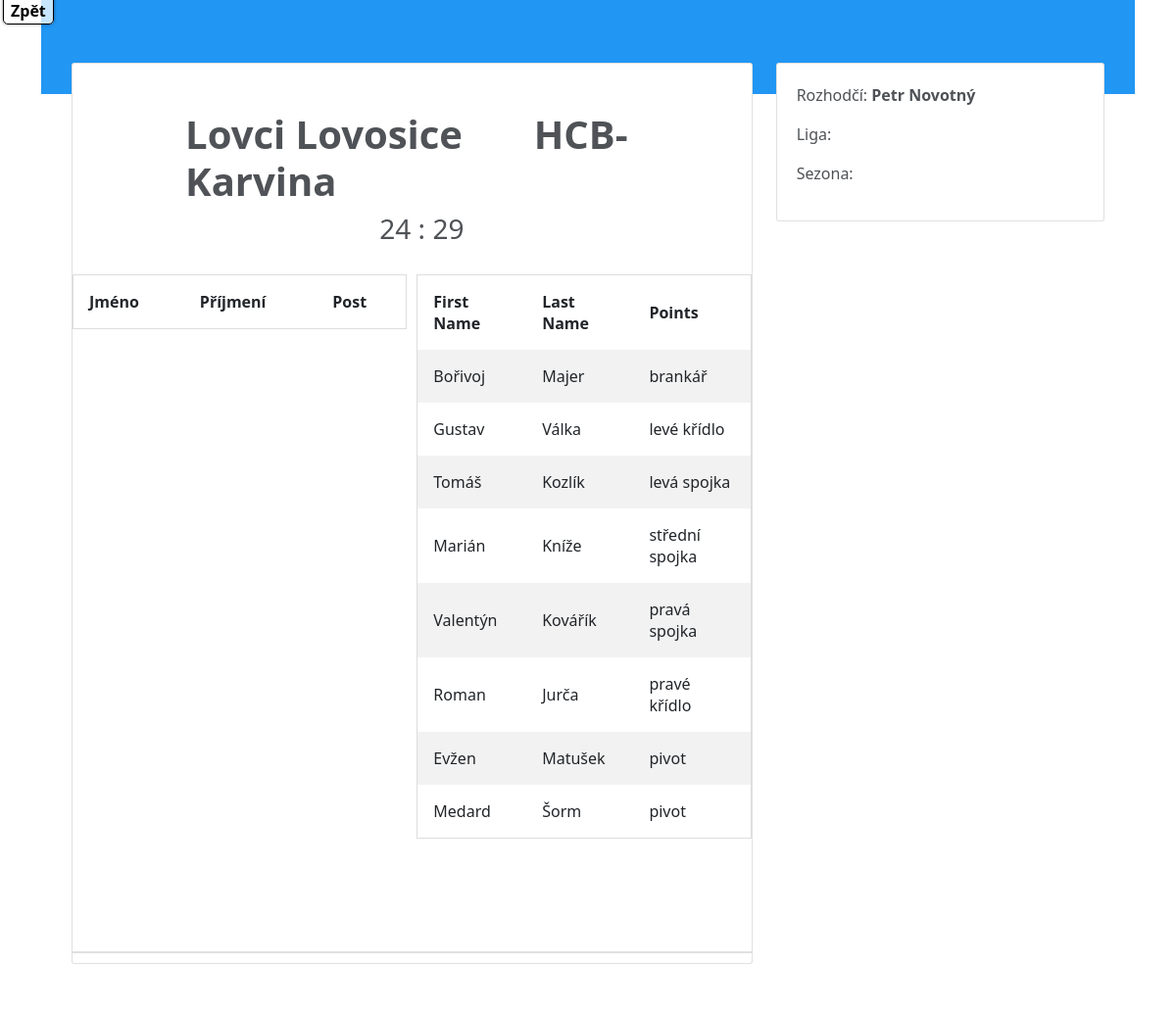
The app's page /zapasydetail/4 with its own data.
### HazenaIS/models.py (models this page shows, shortened)
class Zapasy(models.Model):
    domaci_skore = models.IntegerField()
    hoste_Skore = models.IntegerField()
    datum_cas = models.DateTimeField()
    rozhodci = models.ForeignKey('Rozhodci', on_delete=models.RESTRICT)
    domaci = models.ForeignKey('Klub', on_delete=models.RESTRICT, related_name='domaci_ID')
    hoste = models.ForeignKey('Klub', on_delete=models.RESTRICT, related_name='hoste_ID')

class Klub(models.Model):
    nazev_klubu = models.CharField(max_length=50)
    prezident_klubu = models.CharField(max_length=50)
    email = models.CharField(max_length=50)
    adresa = models.CharField(max_length=50)
    def __str__(self):
        return self.nazev_klubu

class Kariera(models.Model):
    datum_vstupu = models.DateTimeField()
    aktivni = models.BooleanField()
    hrac = models.ForeignKey('Hrac', on_delete=models.RESTRICT)
    klub = models.ForeignKey('Klub', on_delete=models.RESTRICT)
    sezona = models.ForeignKey('Sezona', on_delete=models.RESTRICT)

class Hrac(models.Model):
    jmeno = models.CharField(max_length=50)
    prijmeni = models.CharField(max_length=50)
    rodne_cislo = models.CharField(max_length=25)
    nazev_postu = models.CharField(max_length=25)
    aktivni = models.BooleanField()

class Rozhodci(models.Model):
    jmeno = models.CharField(max_length=50)
    prijmeni = models.CharField(max_length=50)
    rodne_cislo = models.CharField(max_length=25)
    telefon = models.CharField(max_length=25)

### HazenaIS/views.py (the view)
# urls.py: path('zapasydetail/<int:zapasy_id>',HazenaIS.views.zapasydetail, name='zapasydetail'),
def zapasydetail(request, zapasy_id):
    zdetail = Zapasy.objects.get(id = zapasy_id)
    domacihraci = Kariera.objects.filter(klub=zdetail.domaci)
    hostehraci = Kariera.objects.filter(klub=zdetail.hoste)
    sezon = Kariera.objects.filter(klub=zdetail.domaci).first()
    return render(request, 'zapasy_detail.html', {'zapasydetail':zdetail, 'domaci':domacihraci, 'hoste':hostehraci, 'sezona':sezon})

### templates/zapasy_detail.html (shortened to what this page needs)
{% load static %}
<html lang="en">
    <head>
        <link href="https://cdn.jsdelivr.net/npm/bootstrap@5.0.0-beta3/dist/css/bootstrap.min.css" rel="stylesheet">
        <link href="https://maxcdn.bootstrapcdn.com/font-awesome/4.7.0/css/font-awesome.min.css" rel="stylesheet" />
        <link rel="stylesheet" type="text/css" href="{% static 'css/zapasy_detail.css' %}"/>
    </head>
    <nav class="fixed-menu">
        <ul>
          <li><a href="{% url 'zapasy' %}">Zpět</a></li>
        </ul>
      </nav>
    <section class="container ng-scope ng-fadeInLeftShort" style="">
    <div class="ng-fadeInLeftShort ng-scope" style="">
    <div class="container-overlap bg-blue-500 ng-scope">
    </div>
    <div class="container-fluid ng-scope">
      <div class="row">
        <div class="col-md-7 col-lg-8">
          <form class="card ng-pristine ng-valid">
            <h5 class="card-heading pb0">
            </h5>
            <div class="card-body">
                <h1 style="margin-left: 15%"><b>{{zapasydetail.domaci}} </b> &nbsp;&nbsp;&nbsp;&nbsp;&nbsp; <b>{{zapasydetail.hoste}}</b></h1>
                 <h3 style="margin-left: 45%;">{{zapasydetail.domaci_skore}} : {{zapasydetail.hoste_Skore}}</h3>
            </div>
            <div class="card-offset">
                <div class="row">
                    <div class="column">
                      <table>
                        <tr>
                          <th>Jméno</th>
                          <th>Příjmení</th>
                          <th>Post</th>
                        </tr>
                      </table>
                    </div>
                    <div class="column">
                      <table>
                        <tr>
                          <th>First Name</th>
                          <th>Last Name</th>
                          <th>Points</th>
                        </tr>
                        {% for h2 in hoste %}
                        <tr>
                          <td>{{h2.hrac.jmeno}}</td>
                          <td>{{h2.hrac.prijmeni}}</td>
                          <td>{{h2.hrac.nazev_postu}}</td>
                        </tr>
                        {% endfor %}
                      </table>
                    </div>
                  </div>
            </div>
            <h5 class="card-heading pb0"></h5>
            <div class="card-body">
            </div>
            <div class="card-divider"></div>
          </form>
        </div>
        <div class="col-md-5 col-lg-4">
          <div class="card">
               <div class="card-inside">
                   <p>Rozhodčí: <b>{{zapasydetail.rozhodci.jmeno}} {{zapasydetail.rozhodci.prijmeni}}</b></p>
                   <p>Liga: <b>{{sezona.sezona.nazev_ligy}}</b></p>
                   <p>Sezona: <b>{{sezona.sezona.nazev_sezony}}</b></p>
               </div>
          </div>
        </div>
      </div>
    </div></div></section>
    </html>

### static/css/zapasy_detail.css (style rules this page uses)
.bg-blue-500 { background-color: #2196f3; }
.container-overlap { position: relative; padding: 32px 16px 64px; }
.card .card-divider { display: block; margin-top: 10px; margin-bottom: 10px; border: 1px solid rgba(0,0,0,.12); }
.container-fluid, .container-lg, .container-md, .container-sm, .container-xs { padding: 8px; width: auto }
@media only screen and (min-width:480px) { .container-fluid, .container-lg, .container-md, .container-sm, .container-xs { padding: 16px } }
@media only screen and (min-width:992px) { .container-fluid, .container-lg, .container-md, .container-sm, .container-xs { padding: 24px } }
.container-overlap { position: relative; padding: 32px 16px 64px }
.container-overlap+.container-fluid, .container-overlap+.container-lg, .container-overlap+.container-md, .container-overlap+.container-sm, .container-overlap+.container-xs { padding-top: 0; margin-top: -32px }
.card { position: relative; border-radius: 3px; background-color: #fff; color: #4F5256; border: 1px solid rgba(0, 0, 0, .12); margin-bottom: 8px }
@media only screen and (min-width:480px) { .card { margin-bottom: 16px } }
@media only screen and (min-width:992px) { .card { margin-bottom: 24px } }
.card .card-heading { padding: 16px; margin: 0 }
.card .card-body { position: relative; padding: 16px }
.btn-label:after, .c-radio span:before, .container-overlap:before, .note-area.note-area-margin:after, .switch span:after { content: "" }
.card .card-offset { position: relative; padding-bottom: 36px; z-index: 10 }
.card .card-divider { display: block; margin-top: 10px; margin-bottom: 10px; border: 1px solid rgba(0, 0, 0, .12) }
.card-inside { float: left; padding: 20px; }
* { box-sizing: border-box; }
.row { margin-left:-5px; margin-right:-5px; }
.column { float: left; width: 50%; padding: 5px; }
.row::after { content: ""; clear: both; display: table; }
table { border-collapse: collapse; border-spacing: 0; width: 100%; border: 1px solid #ddd; }
th, td { text-align: left; padding: 16px; }
tr:nth-child(even) { background-color: #f2f2f2; }
.fixed-menu { position: fixed; top: -1px; z-index: 1000; }
.fixed-menu ul { margin: 0; padding: 0; list-style-type: none; }
.fixed-menu ul li { margin: 0; padding: 0; }
.fixed-menu li a { border: 1px solid #000; padding: 2px 7px 2px; margin: 0 3px 3px; box-shadow: 0 0 3px rgba(0,0,0,0.5); background-color: rgba(255,255,255,0.75); border-radius: 0 0 5px 5px; color: #000; font-weight: bold; text-decoration: none; }

### records on screen
Zapasy: domaci "Lovci Lovosice", hoste "HCB-Karvina", domaci_skore "24", hoste_Skore "29", rozhodci.jmeno "Petr", rozhodci.prijmeni "Novotný"
Kariera: hrac.jmeno "Bořivoj", hrac.prijmeni "Majer", hrac.nazev_postu "brankář"
Kariera: hrac.jmeno "Gustav", hrac.prijmeni "Válka", hrac.nazev_postu "levé křídlo"
Kariera: hrac.jmeno "Tomáš", hrac.prijmeni "Kozlík", hrac.nazev_postu "levá spojka"
Kariera: hrac.jmeno "Marián", hrac.prijmeni "Kníže", hrac.nazev_postu "střední spojka"
Kariera: hrac.jmeno "Valentýn", hrac.prijmeni "Kovářík", hrac.nazev_postu "pravá spojka"
Kariera: hrac.jmeno "Roman", hrac.prijmeni "Jurča", hrac.nazev_postu "pravé křídlo"
Kariera: hrac.jmeno "Evžen", hrac.prijmeni "Matušek", hrac.nazev_postu "pivot"
Kariera: hrac.jmeno "Medard", hrac.prijmeni "Šorm", hrac.nazev_postu "pivot"
